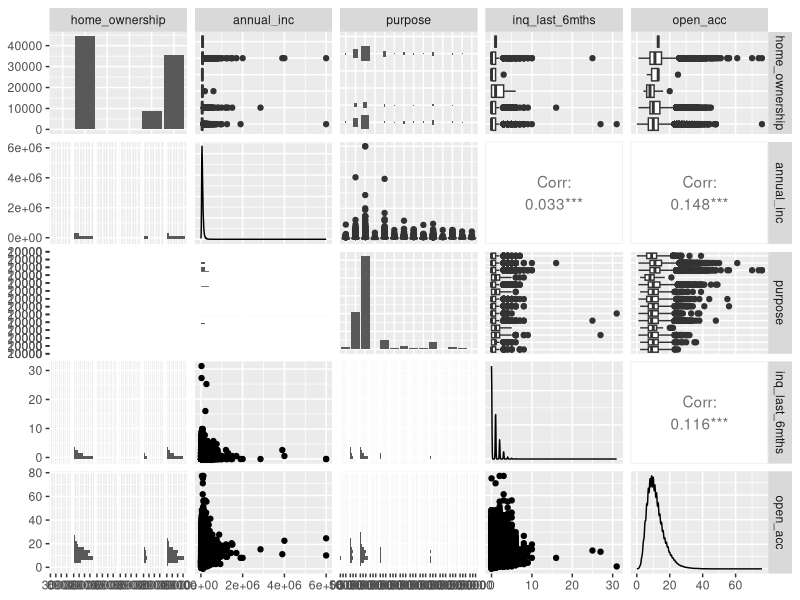

This figure's R source:
## ---- chunk 1
#| label: setup
#| include: false
#| message: false
#| warning: false

if (!require("data.table")) install.packages("data.table")
if (!require("dplyr")) install.packages("dplyr")
if (!require("skimr")) install.packages("skimr")
if (!require("ggplot2")) install.packages("ggplot2")
if (!require("GGally")) install.packages("GGally")

library(data.table)
library(dplyr)
library(skimr)
library(ggplot2)
library(GGally)
## ---- chunk 2
# # Random sample your group's data set from the original LCdata data set
# LCdata <- fread("LCdata.csv")
# set.seed(1)
# myLCdata <- LCdata %>% sample(5) %>% slice_sample(prop = .5)
# fwrite(myLCdata, file = "myLCdata.csv")
myLCdata <- fread("myLCdata.csv")
## ---- chunk 3
#| label: structure-overview

glimpse(myLCdata)
str(myLCdata)
## ---- chunk 4
#| label: summary-statistics

summary(myLCdata)

# install skimr if necessary
if (!require("skimr")) install.packages("skimr")
library(skimr)

skim(myLCdata)
## ---- chunk 5
#| label: plot-var1

# Insert ggplot code here
## ---- chunk 6
#| label: plot-var2

# Insert ggplot code here
## ---- chunk 7
#| label: plot-var3

# Insert ggplot code here
## ---- chunk 8
#| label: plot-var4

# Insert ggplot code here
## ---- chunk 9
#| label: plot-var5

# Insert ggplot code here
## ---- chunk 10
#| label: ggpairs-plot

if (!require("GGally")) install.packages("GGally")
library(GGally)

ggpairs(myLCdata)
## ---- chunk 11
#| label: custom-plot-1

# Recreate plot using ggplot2
## ---- chunk 12
#| label: custom-plot-2

# Recreate plot using ggplot2
## ---- chunk 13
#| label: custom-plot-3var

# ggplot with third aesthetic mapping
